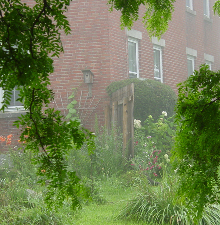
%> input picture Exercises/Ex1/haze.bmp, 220 x 225 px
$ octave ex1.m   (GNU Octave 9; MATLAB toolbox functions it lacks are replaced by stand-ins)
%> lines starting %> are read from the running program, lines starting %| are printed output that depends on the picture
clc
clear variables
close all

H = imread('haze.bmp');
%> H is the input picture: size 225x220x3 uint8; mean R, G, B 113.2, 127.6, 82.5
% imshowFigure(H)

iGray = rgb2gray(H);
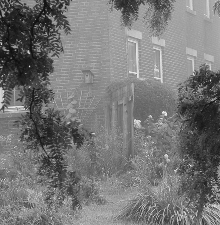
%> iGray: size 225x220 uint8; min 12, max 246, mean 118.1
% imshowFigure(I)
imwrite(iGray,'hazeGray.bmp')

I = imread('hazeGray.bmp');

negativeImage = negativeIm(I);
%> in negativeIm, `negative = 255 - im;`:
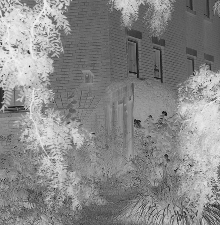
%> negative: size 225x220 uint8; min 9, max 243, mean 136.9
% imshowFigure(negativeImage)

padded = whitePadIm(I,[10,10]);
%> in whitePadIm, `padded = ones(size(im,1)+2*paddingValArray(1),size(im,2)+2*paddingValA..`: padded: size 245x240 uint8; every value is 255
%> in whitePadIm, `padded(paddingValArray(1):end-(paddingValArray(1)+1),paddingValArray(2..`:
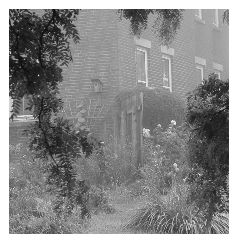
%> padded: size 245x240 uint8; min 12, max 255, mean 139.8
% imshowFigure(padded)

flipped = flipHorizontal(I);
%> in flipHorizontal, `flipped = flip(mat,2);`:
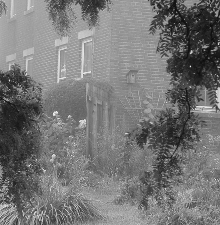
%> flipped: size 225x220 uint8; min 12, max 246, mean 118.1; mean of the top-left, top-right, bottom-left and bottom-right quarters 139.2, 106.3, 111.4, 115.8
% imshowFigure(flipped)

% structMat = splitMat2Struct(I,[45 44]);
structMat = splitMat2Struct(I,[5, 5]);
%> after the loop in splitMat2Struct, `for i = 1:matSize(1)/blockSizeArray(1)`: structMat = 1980 items; first 5, origin: [1 1], [6 1], [11 1], [16 1], [21 1]
% newMat = structMat2Mat(structMat);

flippedStruct = applayFunc2StructMat(structMat, @flipHorizontal);
%> in applayFunc2StructMat, `structMatSize = size(structMat);`: structMatSize = [45 44]
%> the loop in applayFunc2StructMat, `for i = 1:structMatSize(1)` made 45 passes
%> in applayFunc2StructMat, `newtructMat = structMat;`: newtructMat has the same summary as structMat in splitMat2Struct
%> flippedStruct has the same summary as structMat in splitMat2Struct
flippedStruct = applayFunc2StructMat(flippedStruct, @flipVertical);
%> the loop in applayFunc2StructMat (call 2), `for i = 1:structMatSize(1)` made 45 passes
newFlippedMat = structMat2Mat(flippedStruct);
%> in structMat2Mat, `blockSize = [size(structMat(1,1).submat,1), size(structMat(1,1).submat..`: blockSize = [5 5]
%> in structMat2Mat, `mat = zeros([structMatSize(1)*blockSize(1), structMatSize(2)*blockSize..`: mat: size 225x220 uint8; every value is 0
%> the loop in structMat2Mat, `for i = 1:structMatSize(1)` made 45 passes
%> after the loop in structMat2Mat, `for i = 1:structMatSize(1)`:
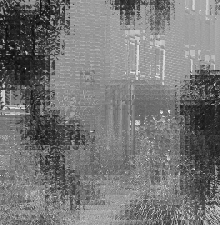
%> mat: size 225x220 uint8; min 12, max 246, mean 118.1; mean of the top-left, top-right, bottom-left and bottom-right quarters 106, 139.3, 116.1, 111.3
imshowFigure(newFlippedMat)

imwrite(newFlippedMat,'newFlippedMat.bmp')

negativeStruct = applayFunc2StructMat(structMat, @negativeIm);
%> negativeStruct has the same summary as structMat in splitMat2Struct
newNegativedMat = structMat2Mat(negativeStruct);
%> the loop in structMat2Mat (call 2), `for i = 1:structMatSize(1)` made 45 passes
imshowFigure(newNegativedMat)

paddedStruct = applayFunc2StructMat(structMat, @(im) whitePadIm(im, [1,1]));
%> paddedStruct = 1980 items; first 5, origin: [1 1], [8 1], [15 1], [22 1], [29 1]
newPaddeddMat = structMat2Mat(paddedStruct);
%> in structMat2Mat (call 3), `blockSize = [size(structMat(1,1).submat,1), size(structMat(1,1).submat..`: blockSize = [7 7]
%> in structMat2Mat (call 3), `mat = zeros([structMatSize(1)*blockSize(1), structMatSize(2)*blockSize..`: mat: size 315x308 uint8; every value is 0
%> the loop in structMat2Mat (call 3), `for i = 1:structMatSize(1)` made 45 passes
%> after the loop in structMat2Mat (call 3), `for i = 1:structMatSize(1)`:
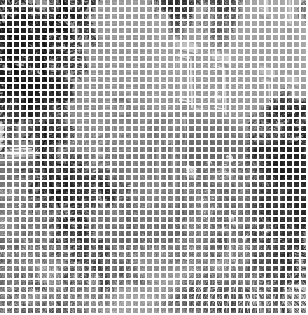
%> mat: size 315x308 uint8; min 12, max 255, mean 185.2
imshowFigure(newPaddeddMat)

imwrite(newPaddeddMat,'newPaddeddMat.bmp')

clearedCellStruct = structMat;
%> clearedCellStruct has the same summary as structMat in splitMat2Struct
clearedCellStruct(3,3).submat = ones(size(clearedCellStruct(3,3).submat),class(clearedCellStruct(3,3).submat))*255;
newClearedCellMat = structMat2Mat(clearedCellStruct);
imshowFigure(newClearedCellMat);

imwrite(newClearedCellMat,'newClearedCellMat.bmp')

function imshowFigure(im)
	figure
	imshow(im)
end

function newtructMat = applayFunc2StructMat(structMat, func)
	structMatSize = size(structMat);
	for i = 1:structMatSize(1)
		for j = 1:structMatSize(2)
			structMat(i,j).submat = func(structMat(i,j).submat);
			structMat(i,j).origin = [1 + (i-1)*size(structMat(i,j).submat,1), 1 + (j-1)*size(structMat(i,j).submat,2)];
		end
	end

	newtructMat = structMat;
end

function structMat = splitMat2Struct(mat, blockSizeArray)
	matSize = size(mat);
	reshapedMat = permute(reshape(mat, blockSizeArray(1), matSize(1) / blockSizeArray(1), blockSizeArray(2), matSize(2) / blockSizeArray(2)), [2, 4, 1, 3]);
	structMat(matSize(1)/blockSizeArray(1),matSize(2)/blockSizeArray(2)).submat = zeros(size(reshapedMat(1,1,:,:)), class(size(reshapedMat(1,1,:,:))));
	structMat(matSize(1)/blockSizeArray(1),matSize(2)/blockSizeArray(2)).origin = [0,0];
	for i = 1:matSize(1)/blockSizeArray(1)
		for j = 1:matSize(2)/blockSizeArray(2)
			bla = reshapedMat(i,j,:,:);
			structMat(i,j).submat = reshape(bla, blockSizeArray(1), blockSizeArray(2));
			structMat(i,j).origin = [1 + (i-1)*blockSizeArray(1), 1 + (j-1)*blockSizeArray(2)];
		end
	end
end


function mat = structMat2Mat(structMat)
	structMatSize = size(structMat);
	blockSize = [size(structMat(1,1).submat,1), size(structMat(1,1).submat,2)];
	mat = zeros([structMatSize(1)*blockSize(1), structMatSize(2)*blockSize(2)], class(structMat(1,1).submat));
	for i = 1:structMatSize(1)
		for j = 1:structMatSize(2)
			mat(structMat(i,j).origin(1):structMat(i,j).origin(1)+blockSize(1)-1,...
				structMat(i,j).origin(2):structMat(i,j).origin(2)+blockSize(2)-1) = structMat(i,j).submat;
		end
	end
end

function negative = negativeIm(im)
	negative = 255 - im;
end

function flipped = flipHorizontal(mat)
	flipped = flip(mat,2);
end

function flipped = flipVertical(mat)
	flipped = flip(mat,1);
end

function padded = whitePadIm(im, paddingValArray)
	padded = ones(size(im,1)+2*paddingValArray(1),size(im,2)+2*paddingValArray(2),'like',im)*255;
	padded(paddingValArray(1):end-(paddingValArray(1)+1),paddingValArray(2):end-(paddingValArray(2)+1)) = im;
end
